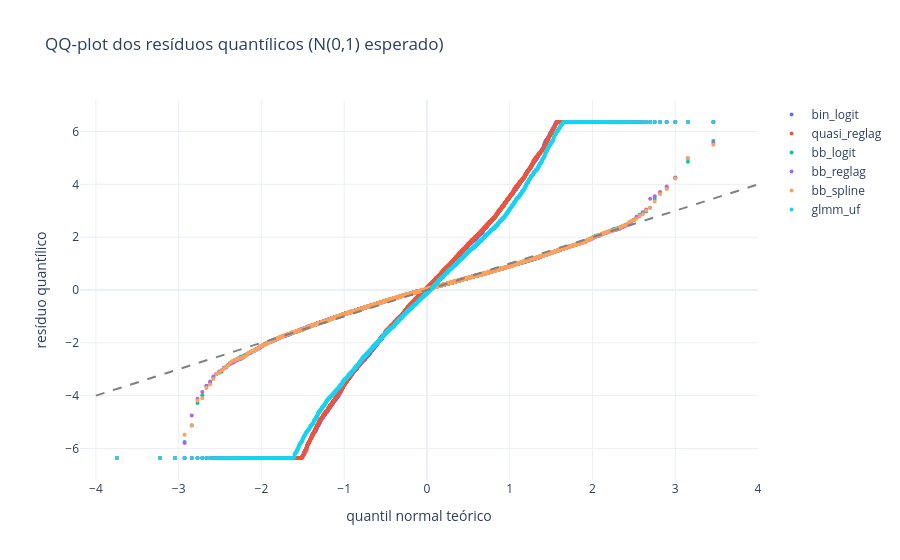

Source (notebook cell):
### Markdown cell above
### Passo 1 - QQ-plot dos resíduos quantílicos

Se a distribuição da resposta estiver certa, os pontos ficam sobre a diagonal. Inclinação maior que 1 indica variância subestimada (sobredispersão); curvatura nas caudas indica caudas mais pesadas que o modelo. Cada curva usa no máximo 1.500 pontos (a figura completa está em `results/figures/diag_qq.html`).

### Code cell
fig = G.qq_normal(R, "QQ-plot dos resíduos quantílicos (N(0,1) esperado)")
G.salvar(fig, FIG / "diag_qq.html"); fig.show()

### Figure 1 — Plotly figure (JSON) as saved in the notebook; plotly's stock layout.template omitted (floating-point values rounded to 4 significant figures; data arrays with more than 128 entries replaced by an {"elided": "..."} marker saying what was removed)
{"data": [{"marker": {"size": 4}, "mode": "markers", "name": "bin_logit", "type": "scatter", "x": {"elided": "1857 float values"}, "y": {"elided": "1857 float values"}}, {"marker": {"size": 4}, "mode": "markers", "name": "quasi_reglag", "type": "scatter", "x": {"elided": "1857 float values"}, "y": {"elided": "1857 float values"}}, {"marker": {"size": 4}, "mode": "markers", "name": "bb_logit", "type": "scatter", "x": {"elided": "1857 float values"}, "y": {"elided": "1857 float values"}}, {"marker": {"size": 4}, "mode": "markers", "name": "bb_reglag", "type": "scatter", "x": {"elided": "1857 float values"}, "y": {"elided": "1857 float values"}}, {"marker": {"size": 4}, "mode": "markers", "name": "bb_spline", "type": "scatter", "x": {"elided": "1857 float values"}, "y": {"elided": "1857 float values"}}, {"marker": {"size": 4}, "mode": "markers", "name": "glmm_uf", "type": "scatter", "x": {"elided": "1857 float values"}, "y": {"elided": "1857 float values"}}, {"line": {"color": "gray", "dash": "dash"}, "mode": "lines", "showlegend": false, "type": "scatter", "x": [-4, 4], "y": [-4, 4]}], "layout": {"title": {"text": "QQ-plot dos resíduos quantílicos (N(0,1) esperado)"}, "xaxis": {"title": {"text": "quantil normal teórico"}}, "yaxis": {"title": {"text": "resíduo quantílico"}}}}
